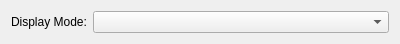
<?xml version="1.0" encoding="UTF-8"?>
<ui version="4.0">
 <class>DisplayModeWidget</class>
 <widget class="QWidget" name="DisplayModeWidget">
  <property name="geometry">
   <rect>
    <x>0</x>
    <y>0</y>
    <width>400</width>
    <height>31</height>
   </rect>
  </property>
  <property name="windowTitle">
   <string>Form</string>
  </property>
  <layout class="QHBoxLayout" name="horizontalLayout" stretch="0,1">
   <item>
    <widget class="QLabel" name="label">
     <property name="text">
      <string>Display Mode:</string>
     </property>
    </widget>
   </item>
   <item>
    <widget class="QComboBox" name="comboBox"/>
   </item>
  </layout>
 </widget>
 <resources/>
 <connections/>
</ui>
